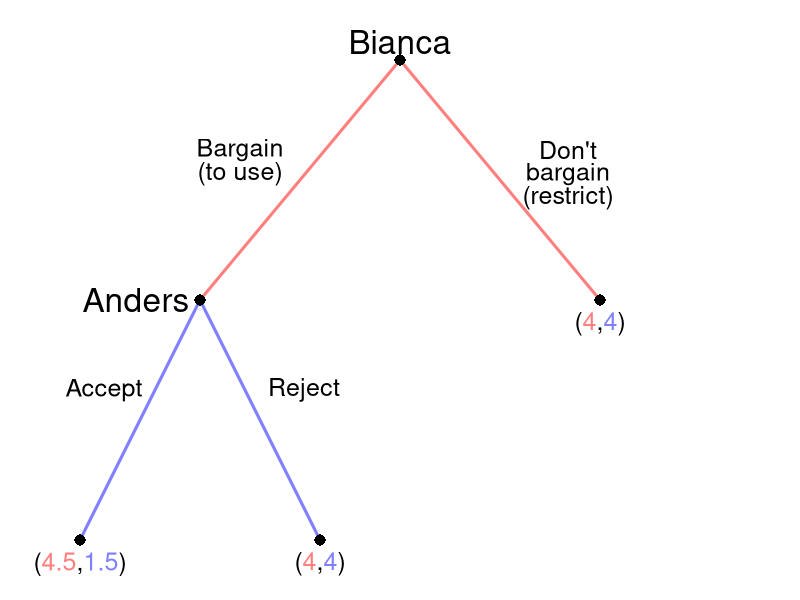

Here is the R script that generated this plot:
require(shape)
pdf(file = "what_can_markets_do/sequential_coase_restricted.pdf", width = 9, height = 7)

#Set parameters for graphics
axislabelsize <- 1.5
labelsize <- 2
actionlabelsize <- 1.5
graphlinewidth <- 3
segmentlinewidth <- 2
nodesize <- 1.5
fadelevel <- 1

COL <- c("#7fc97f", "#beaed4", "#fdc086", "#ffff99", "#386cb0", "#f0027f", "#bf5b17", "#666666")
COLA <- c("#99d8c9","#66c2a4","#41ae76", "#238b45", "#005824")
COLB <- c("#4eb3d3", "#2b8cbe", "#0868ac","#084081")

par(mar =  c(0, 0, 0, 0))

xlims <- c(0, 10)
ylims <- c(0, 10)

npts <- 501 
x <- seq(xlims[1], xlims[2], length.out = npts)
y <- seq(ylims[1], ylims[2], length.out = npts) 

plot(0, 0, xlim = xlims, ylim = ylims, type = "n",
     xlab = expression(paste("")),
     ylab = expression(paste("")), 
     xaxt = "n", 
     yaxt = "n", 
     cex.lab = axislabelsize, 
     bty = "n",
     xaxs="i", 
     yaxs="i")

ticksy <- seq(from = 0, to = ylims[2], by = 2)
ylabels <- seq(from = 0, to = ylims[2], by = 2)
ticksx <- seq(from = 0, to = xlims[2], by = 2)
xlabels <- seq(from = 0, to = xlims[2], by = 2)

#segments(5, 9, 2.5, 5, lty = 1, col = rgb(0, 0, 1, 0.5), lwd = graphlinewidth)
#Plant late
segments(5, 9, 7.5, 5, lty = 1, col = rgb(1, 0, 0, 0.5), lwd = graphlinewidth)

#Branches for Bianca
#From Anders planting early
#Bianca plants early
#Arrows(2.5, 5, 1, 1, col = rgb(1, 0, 0, 0.5), lty = 1, lwd = 3, arr.type = "triangle")
segments(2.5, 5, 1, 1, lty = 1, col = rgb(0, 0, 1, 0.5), lwd = graphlinewidth)
#Bianca plants late
segments(2.5, 5, 4, 1, lty = 1, col = rgb(0, 0, 1, 0.5), lwd = graphlinewidth)

#Branches for Anders
#Plant early
#Arrows(5, 9, 2.5, 5, col = rgb(0, 0, 1, 0.5), lty = 1, lwd = 3, arr.type = "triangle")
segments(5, 9, 2.5, 5, col = rgb(1, 0, 0, 0.5), lty = 1, lwd = 3)

#From Anders plants late
#Bianca plants early
#segments(7.5, 5, 10, 1, lty = 1, col = rgb(1, 0, 0, 0.5), lwd = graphlinewidth)


#Bianca plants late
#segments(7.5, 5, 9, 1, lty = 1, col = rgb(0, 0, 1, 0.5), lwd = graphlinewidth)

#Initial node
points(5, 9, pch = 16, col = "black", cex = nodesize)

#P1 Nodes
points(2.5, 5, pch = 16, col = "black", cex = nodesize)
points(7.5, 5, pch = 16, col = rgb(0,0,0,fadelevel), cex = nodesize)

#P2 Terminal Nodes
points(1, 1, pch = 16, col = "black", cex = nodesize)
points(4, 1, pch = 16, col = rgb(0,0,0,fadelevel), cex = nodesize)
#points(6, 1, pch = 16, col = rgb(0,0,0,fadelevel), cex = nodesize)
#points(9, 1, pch = 16, col = rgb(0,0,0,fadelevel), cex = nodesize)
#points(10, 1, pch = 16, col = rgb(0,0,0,fadelevel), cex = nodesize)

text(5, 9.3, expression(paste("Bianca")), cex = labelsize)
text(3, 7.5, expression(paste("Bargain")), cex = actionlabelsize)
text(3, 7.1, expression(paste("(to use)")), cex = actionlabelsize)
text(7.1, 7.5, expression(paste("Don't")), cex = actionlabelsize, col = rgb(0, 0, 0, fadelevel))
text(7.1, 7.1, expression(paste("bargain")), cex = actionlabelsize, col = rgb(0, 0, 0, fadelevel))
text(7.1, 6.7, expression(paste("(restrict)")), cex = actionlabelsize, col = rgb(0, 0, 0, fadelevel))


text(1.7, 5, expression(paste("Anders")), cex = labelsize)
text(1.3, 3.5, expression(paste("Accept")), cex = actionlabelsize)
#text(1.3, 3.1, expression(paste("early")), cex = actionlabelsize)
text(3.8, 3.5, expression(paste("Reject")), cex = actionlabelsize, col = rgb(0,0,0,fadelevel))
#text(3.8, 3.1, expression(paste("late")), cex = actionlabelsize, col = rgb(0,0,0,fadelevel))


#text(8.2, 5, expression(paste("Anders")), cex = labelsize, col = rgb(0,0,0,fadelevel))
#text(9.1, 3.5, expression(paste("Restrict")), cex = actionlabelsize, col = rgb(0,0,0,fadelevel))
#text(6.1, 3.1, expression(paste("early")), cex = actionlabelsize, col = rgb(0,0,0,fadelevel))
#text(9.1, 3.5, expression(paste("Use")), cex = actionlabelsize, col = rgb(0,0,0,fadelevel))
#text(9.1, 3.1, expression(paste("unrestricted")), cex = actionlabelsize, col = rgb(0,0,0,fadelevel))

#Payoffs 
text(1, .6, expression("(" * phantom("4.5") * "," * phantom("1.5") * ")"), cex = actionlabelsize)
text(1, .6, expression(phantom("(") * "4.5" * phantom(",") * phantom("1.5") * phantom(")")), col = rgb(1, 0, 0, 0.5),  cex = actionlabelsize)
text(1, .6, expression(phantom("(") * phantom("4.5") * phantom(",") * "1.5" * phantom(")")), col = rgb(0, 0, 1, 0.5), cex = actionlabelsize)

text(4, .6, expression("(" * phantom("4") * "," * phantom("4") * ")"), cex = actionlabelsize)
text(4, .6, expression(phantom("(") * "4" * phantom(",") * phantom("4") * phantom(")")), col = rgb(1, 0, 0, 0.5),  cex = actionlabelsize)
text(4, .6, expression(phantom("(") * phantom("4") * phantom(",") * "4" * phantom(")")), col = rgb(0, 0, 1, 0.5), cex = actionlabelsize)

text(7.5, 4.6, expression("(" * phantom("4") * "," * phantom("4") * ")"), cex = actionlabelsize)
text(7.5, 4.6, expression(phantom("(") * "4" * phantom(",") * phantom("4") * phantom(")")), col = rgb(1, 0, 0, 0.5),  cex = actionlabelsize)
text(7.5, 4.6, expression(phantom("(") * phantom("4") * phantom(",") * "4" * phantom(")")), col = rgb(0, 0, 1, 0.5), cex = actionlabelsize)

#text(6, .6, expression("(4, 4)"), cex = actionlabelsize, col = rgb(0,0,0,fadelevel))
#text(9, .6, expression("(1, 0)"), cex = actionlabelsize, col = rgb(0,0,0,fadelevel))

#Cutting branch plant late when A plants early
# segments(2.6, 3.9, 3.1, 4.4, lty = 1, col = rgb(0,0,0,fadelevel), lwd = graphlinewidth)
# segments(2.8, 3.25, 3.3, 3.75, lty = 1, col = rgb(0,0,0,fadelevel), lwd = graphlinewidth)
# segments(3, 2.65, 3.5, 3.15, lty = 1, col = rgb(0,0,0,fadelevel), lwd = graphlinewidth)
# segments(3.2, 2.05, 3.7, 2.55, lty = 1, col = rgb(0,0,0,fadelevel), lwd = graphlinewidth)
# segments(3.4, 1.45, 3.9, 1.95, lty = 1, col = rgb(0,0,0,fadelevel), lwd = graphlinewidth)


#Cutting branch plant late when A plants
# segments(7.4, 3.9, 6.9, 4.4, lty = 1, col = rgb(0,0,0,fadelevel), lwd = graphlinewidth)
# segments(7.2, 3.25, 6.7, 3.75, lty = 1, col = rgb(0,0,0,fadelevel), lwd = graphlinewidth)
# segments(7, 2.65, 6.5, 3.15, lty = 1, col = rgb(0,0,0,fadelevel), lwd = graphlinewidth)
# segments(6.8, 2.05, 6.3, 2.55, lty = 1, col = rgb(0,0,0,fadelevel), lwd = graphlinewidth)
# segments(6.6, 1.45, 6.1, 1.95, lty = 1, col = rgb(0,0,0,fadelevel), lwd = graphlinewidth)

#Cutting branch plant late for A given B's actions
# segments(5.25, 7.9, 5.75, 8.4, lty = 1, col = rgb(0,0,0,fadelevel), lwd = graphlinewidth)
# segments(5.65, 7.3, 6.15, 7.8, lty = 1, col = rgb(0,0,0,fadelevel), lwd = graphlinewidth)
# segments(6.05, 6.7, 6.55, 7.2, lty = 1, col = rgb(0,0,0,fadelevel), lwd = graphlinewidth)
# segments(6.45, 6.1, 6.95, 6.6, lty = 1, col = rgb(0,0,0,fadelevel), lwd = graphlinewidth)
# segments(6.85, 5.5, 7.35, 6, lty = 1, col = rgb(0,0,0,fadelevel), lwd = graphlinewidth)


dev.off()
